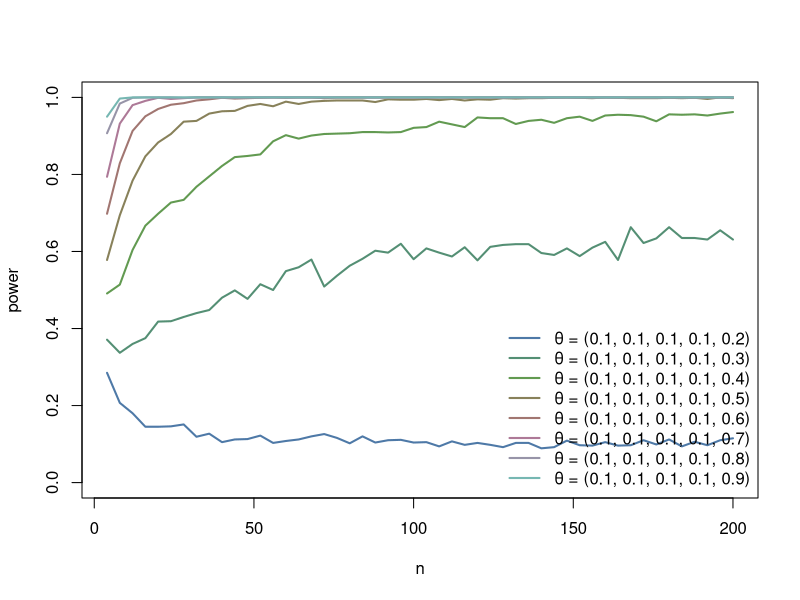
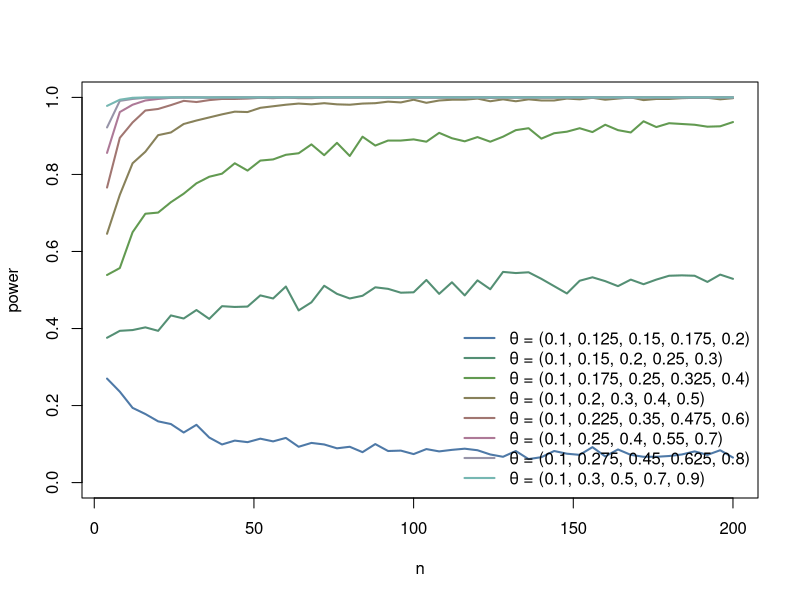
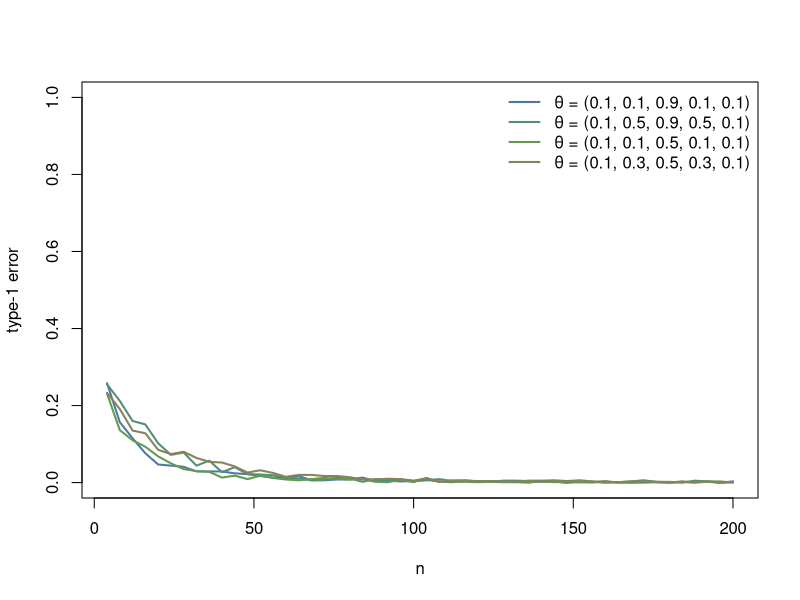
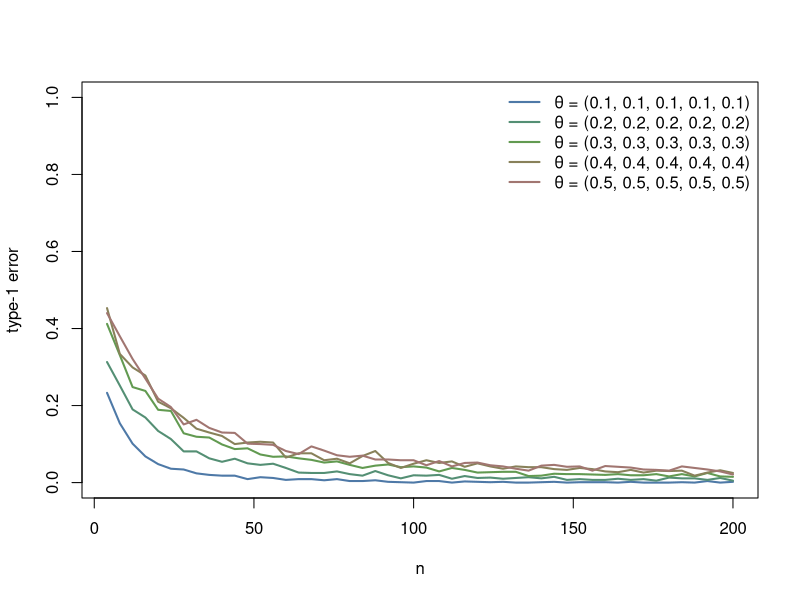

Recreate these plots in R, in order.
remove(list = ls())

par(mfrow = c(1, 1))

M <- 1e2
B <- 1e3 #number of estimates
sampsize <- 1e2 #sample size for the posterior predictives
a_theta <- 1
b_theta <- 1
p_eps <- 0.5
threshold <- 0.18
x <- (1:50)*4

y_sc1 <- c( 0.285, 0.207, 0.18, 0.145, 0.145, 0.146, 0.151, 0.119, 0.127, 0.105, 0.112, 0.113, 0.122, 0.103, 0.108, 0.112, 0.12, 0.126, 0.116, 0.102, 0.12, 0.104, 0.11, 0.111, 0.104, 0.105, 0.094, 0.107, 0.098, 0.103, 0.098, 0.092, 0.103, 0.103, 0.089, 0.092, 0.109, 0.097, 0.096, 0.105, 0.096, 0.097, 0.11, 0.099, 0.112, 0.094, 0.106, 0.097, 0.11, 0.115 )
y_sc2 <- c( 0.371, 0.337, 0.36, 0.375, 0.418, 0.419, 0.43, 0.44, 0.448, 0.48, 0.499, 0.477, 0.515, 0.5, 0.549, 0.559, 0.579, 0.509, 0.537, 0.563, 0.581, 0.602, 0.597, 0.62, 0.58, 0.608, 0.597, 0.587, 0.611, 0.577, 0.612, 0.617, 0.619, 0.619, 0.596, 0.591, 0.608, 0.588, 0.61, 0.625, 0.578, 0.663, 0.622, 0.634, 0.663, 0.635, 0.635, 0.631, 0.655, 0.631 )
y_sc3 <- c( 0.491, 0.514, 0.604, 0.667, 0.698, 0.727, 0.734, 0.768, 0.795, 0.822, 0.845, 0.848, 0.852, 0.886, 0.902, 0.893, 0.901, 0.905, 0.906, 0.907, 0.91, 0.91, 0.909, 0.91, 0.921, 0.923, 0.937, 0.93, 0.923, 0.948, 0.946, 0.946, 0.931, 0.939, 0.942, 0.934, 0.946, 0.95, 0.939, 0.953, 0.955, 0.954, 0.95, 0.938, 0.956, 0.955, 0.956, 0.953, 0.958, 0.962 )
y_sc4 <- c( 0.578, 0.694, 0.784, 0.847, 0.883, 0.905, 0.937, 0.939, 0.958, 0.964, 0.965, 0.978, 0.983, 0.977, 0.989, 0.983, 0.989, 0.991, 0.992, 0.992, 0.992, 0.988, 0.995, 0.994, 0.994, 0.996, 0.993, 0.996, 0.992, 0.995, 0.994, 0.998, 0.997, 0.998, 0.998, 0.999, 1, 0.999, 0.998, 1, 0.999, 0.998, 0.998, 0.998, 0.999, 0.998, 0.999, 0.996, 1, 0.998 )
y_sc5 <- c( 0.698, 0.829, 0.913, 0.951, 0.97, 0.981, 0.985, 0.992, 0.995, 0.999, 0.997, 0.998, 0.999, 1, 0.999, 1, 1, 0.998, 1, 1, 1, 1, 1, 1, 1, 1, 1, 1, 1, 1, 1, 1, 1, 1, 1, 1, 1, 1, 1, 1, 1, 1, 1, 1, 1, 1, 1, 1, 1, 1 )
y_sc6 <- c( 0.794, 0.932, 0.98, 0.991, 0.999, 0.996, 0.998, 1, 1, 1, 0.999, 1, 1, 1, 1, 1, 1, 1, 1, 1, 1, 1, 1, 1, 1, 1, 1, 1, 1, 1, 1, 1, 1, 1, 1, 1, 1, 1, 1, 1, 1, 1, 1, 1, 1, 1, 1, 1, 1, 1 )
y_sc7 <- c( 0.907, 0.984, 0.999, 1, 1, 1, 0.999, 1, 1, 1, 1, 1, 1, 1, 1, 1, 1, 1, 1, 1, 1, 1, 1, 1, 1, 1, 1, 1, 1, 1, 1, 1, 1, 1, 1, 1, 1, 1, 1, 1, 1, 1, 1, 1, 1, 1, 1, 1, 1, 1 )
y_sc8 <- c( 0.95, 0.997, 1, 1, 1, 1, 1, 1, 1, 1, 1, 1, 1, 1, 1, 1, 1, 1, 1, 1, 1, 1, 1, 1, 1, 1, 1, 1, 1, 1, 1, 1, 1, 1, 1, 1, 1, 1, 1, 1, 1, 1, 1, 1, 1, 1, 1, 1, 1, 1 )

y_sc9 <- c( 0.27, 0.236, 0.194, 0.178, 0.159, 0.152, 0.13, 0.15, 0.117, 0.099, 0.109, 0.105, 0.114, 0.107, 0.116, 0.093, 0.103, 0.099, 0.089, 0.093, 0.079, 0.1, 0.082, 0.083, 0.074, 0.087, 0.081, 0.085, 0.088, 0.084, 0.073, 0.067, 0.082, 0.061, 0.066, 0.082, 0.075, 0.072, 0.092, 0.068, 0.086, 0.072, 0.067, 0.067, 0.069, 0.073, 0.081, 0.072, 0.084, 0.065 )
y_sc10 <- c( 0.376, 0.394, 0.396, 0.403, 0.394, 0.434, 0.426, 0.448, 0.425, 0.458, 0.456, 0.457, 0.486, 0.478, 0.509, 0.447, 0.468, 0.511, 0.49, 0.478, 0.485, 0.507, 0.503, 0.493, 0.494, 0.526, 0.49, 0.52, 0.486, 0.525, 0.502, 0.547, 0.544, 0.546, 0.529, 0.51, 0.491, 0.524, 0.533, 0.523, 0.51, 0.527, 0.515, 0.527, 0.537, 0.538, 0.537, 0.521, 0.54, 0.529 )
y_sc11 <- c( 0.539, 0.557, 0.65, 0.698, 0.701, 0.728, 0.75, 0.777, 0.794, 0.802, 0.829, 0.81, 0.836, 0.839, 0.851, 0.855, 0.878, 0.85, 0.882, 0.848, 0.898, 0.875, 0.888, 0.888, 0.891, 0.885, 0.908, 0.894, 0.886, 0.897, 0.885, 0.898, 0.915, 0.92, 0.893, 0.907, 0.911, 0.92, 0.91, 0.929, 0.915, 0.909, 0.938, 0.923, 0.933, 0.931, 0.929, 0.924, 0.925, 0.936 )
y_sc12 <- c( 0.646, 0.747, 0.829, 0.859, 0.902, 0.909, 0.931, 0.94, 0.948, 0.956, 0.963, 0.962, 0.973, 0.977, 0.981, 0.984, 0.982, 0.985, 0.982, 0.981, 0.984, 0.985, 0.989, 0.987, 0.994, 0.986, 0.992, 0.994, 0.994, 0.997, 0.99, 0.995, 0.99, 0.995, 0.992, 0.992, 0.997, 0.995, 0.999, 0.994, 0.997, 1, 0.993, 0.996, 0.996, 0.998, 0.999, 0.999, 0.995, 0.998 )
y_sc13 <- c( 0.766, 0.895, 0.935, 0.966, 0.97, 0.98, 0.991, 0.988, 0.993, 0.996, 0.996, 0.997, 0.999, 0.998, 1, 0.998, 0.998, 1, 1, 1, 1, 1, 0.999, 0.999, 1, 1, 1, 0.999, 1, 1, 0.999, 1, 1, 1, 1, 1, 1, 1, 1, 1, 1, 1, 1, 1, 1, 1, 1, 0.999, 1, 1 )
y_sc14 <- c( 0.856, 0.962, 0.981, 0.992, 0.996, 0.999, 1, 1, 0.999, 1, 1, 1, 1, 1, 1, 1, 1, 1, 1, 1, 1, 1, 1, 1, 1, 1, 1, 1, 1, 1, 1, 1, 1, 1, 1, 1, 1, 1, 1, 1, 1, 1, 1, 1, 1, 1, 1, 1, 1, 1 )
y_sc15 <- c( 0.922, 0.991, 0.996, 0.999, 0.999, 1, 1, 1, 1, 1, 1, 1, 1, 1, 1, 1, 1, 1, 1, 1, 1, 1, 1, 1, 1, 1, 1, 1, 1, 1, 1, 1, 1, 1, 1, 1, 1, 1, 1, 1, 1, 1, 1, 1, 1, 1, 1, 1, 1, 1 )
y_sc16 <- c( 0.978, 0.994, 0.999, 1, 1, 1, 1, 1, 1, 1, 1, 1, 1, 1, 1, 1, 1, 1, 1, 1, 1, 1, 1, 1, 1, 1, 1, 1, 1, 1, 1, 1, 1, 1, 1, 1, 1, 1, 1, 1, 1, 1, 1, 1, 1, 1, 1, 1, 1, 1 )


y_sc17 <- c( 0.245, 0.146, 0.097, 0.076, 0.074, 0.054, 0.039, 0.031, 0.027, 0.015, 0.014, 0.018, 0.01, 0.008, 0.005, 0.007, 0.007, 0.009, 0.008, 0.004, 0.005, 0.002, 0.005, 0.002, 0.003, 0.001, 0.005, 0.004, 0.003, 0.002, 0.001, 0.001, 0.001, 0.001, 0.003, 0.002, 0.004, 0, 0.001, 0.001, 0, 0.001, 0.001, 0, 0, 0.001, 0.001, 0.001, 0, 0 )
y_sc18 <- c( 0.265, 0.202, 0.185, 0.138, 0.104, 0.08, 0.065, 0.055, 0.05, 0.047, 0.033, 0.027, 0.027, 0.02, 0.018, 0.014, 0.017, 0.017, 0.008, 0.012, 0.007, 0.003, 0.005, 0.005, 0.005, 0.003, 0.003, 0.006, 0.005, 0.002, 0.003, 0.002, 0.001, 0.005, 0.005, 0.002, 0.001, 0, 0.004, 0.003, 0.004, 0.002, 0.001, 0.002, 0.001, 0.003, 0.006, 0.001, 0.003, 0.001 )
y_sc19 <- c( 0.259, 0.191, 0.134, 0.098, 0.074, 0.055, 0.047, 0.043, 0.032, 0.029, 0.024, 0.027, 0.026, 0.015, 0.017, 0.011, 0.014, 0.008, 0.012, 0.009, 0.008, 0.008, 0.005, 0.005, 0.003, 0.005, 0.004, 0.004, 0.002, 0.003, 0.004, 0.004, 0.002, 0.001, 0.005, 0.003, 0.004, 0.005, 0.007, 0.001, 0.003, 0.002, 0.004, 0.004, 0.004, 0.002, 0.002, 0.005, 0, 0.003 )
y_sc20 <- c( 0.298, 0.229, 0.128, 0.115, 0.084, 0.07, 0.056, 0.048, 0.029, 0.03, 0.028, 0.024, 0.012, 0.025, 0.019, 0.014, 0.008, 0.004, 0.008, 0.012, 0.004, 0.004, 0.012, 0.005, 0.009, 0.004, 0.005, 0.003, 0.005, 0.003, 0.003, 0.002, 0.002, 0.001, 0.005, 0.006, 0.001, 0.002, 0.003, 0, 0.003, 0.002, 0.005, 0.004, 0.002, 0.001, 0.002, 0.001, 0.002, 0.003 )

y_sc17 <- c( 0.258, 0.157, 0.115, 0.076, 0.047, 0.044, 0.041, 0.029, 0.029, 0.029, 0.024, 0.022, 0.017, 0.013, 0.011, 0.017, 0.006, 0.006, 0.008, 0.008, 0.013, 0.004, 0.005, 0.003, 0.004, 0.007, 0.003, 0.001, 0.005, 0.004, 0.004, 0.002, 0.003, 0.001, 0.003, 0.002, 0, 0.003, 0.002, 0, 0.001, 0, 0, 0.001, 0, 0.002, 0.001, 0.003, 0, 0.003 )
y_sc18 <- c( 0.255, 0.212, 0.16, 0.151, 0.102, 0.072, 0.078, 0.044, 0.057, 0.027, 0.04, 0.022, 0.021, 0.019, 0.012, 0.011, 0.006, 0.007, 0.013, 0.011, 0.002, 0.009, 0.008, 0.007, 0.004, 0.006, 0.009, 0.004, 0.004, 0.004, 0.002, 0.005, 0.005, 0.004, 0.002, 0.003, 0, 0.001, 0.002, 0.001, 0.001, 0.003, 0.006, 0.002, 0.002, 0, 0.005, 0.003, 0, 0.002 )
y_sc19 <- c( 0.231, 0.136, 0.11, 0.093, 0.068, 0.05, 0.035, 0.03, 0.028, 0.013, 0.018, 0.009, 0.018, 0.012, 0.008, 0.006, 0.009, 0.012, 0.01, 0.008, 0.009, 0.002, 0.001, 0.008, 0.001, 0.012, 0.002, 0.002, 0.002, 0.001, 0.002, 0.001, 0.001, 0, 0.004, 0.001, 0.003, 0.001, 0, 0.004, 0, 0, 0.003, 0.002, 0.001, 0.001, 0.001, 0.003, 0.003, 0 )
y_sc20 <- c( 0.233, 0.191, 0.135, 0.128, 0.085, 0.074, 0.08, 0.064, 0.054, 0.052, 0.042, 0.026, 0.032, 0.025, 0.015, 0.02, 0.02, 0.017, 0.017, 0.014, 0.008, 0.008, 0.01, 0.009, 0.005, 0.011, 0.002, 0.006, 0.006, 0.003, 0.004, 0.002, 0.002, 0.005, 0.005, 0.006, 0.004, 0.006, 0.003, 0.002, 0.001, 0.003, 0.003, 0.001, 0, 0.003, 0, 0.002, 0, 0.001 )

y_sc21 <- c( 0.233, 0.154, 0.101, 0.068, 0.048, 0.036, 0.034, 0.024, 0.02, 0.018, 0.018, 0.009, 0.014, 0.012, 0.007, 0.009, 0.009, 0.006, 0.009, 0.004, 0.004, 0.006, 0.002, 0.001, 0, 0.004, 0.004, 0, 0.003, 0.002, 0.001, 0.002, 0, 0, 0.001, 0.002, 0, 0.001, 0.001, 0.001, 0, 0.002, 0, 0, 0, 0.001, 0, 0.004, 0, 0.002 )
y_sc22 <- c( 0.313, 0.252, 0.19, 0.169, 0.134, 0.113, 0.081, 0.081, 0.063, 0.054, 0.062, 0.05, 0.046, 0.049, 0.038, 0.026, 0.025, 0.025, 0.029, 0.022, 0.018, 0.03, 0.019, 0.011, 0.019, 0.018, 0.02, 0.01, 0.017, 0.012, 0.013, 0.01, 0.012, 0.014, 0.011, 0.015, 0.007, 0.009, 0.007, 0.007, 0.01, 0.007, 0.009, 0.005, 0.013, 0.011, 0.011, 0.007, 0.012, 0.005 )
y_sc23 <- c( 0.412, 0.331, 0.248, 0.238, 0.189, 0.186, 0.128, 0.119, 0.117, 0.099, 0.087, 0.089, 0.073, 0.067, 0.068, 0.063, 0.059, 0.052, 0.055, 0.046, 0.038, 0.044, 0.047, 0.04, 0.042, 0.039, 0.029, 0.038, 0.033, 0.026, 0.027, 0.028, 0.028, 0.017, 0.018, 0.023, 0.022, 0.022, 0.021, 0.02, 0.022, 0.019, 0.019, 0.022, 0.016, 0.022, 0.016, 0.025, 0.016, 0.015 )
y_sc24 <- c( 0.453, 0.334, 0.299, 0.278, 0.21, 0.193, 0.168, 0.14, 0.13, 0.121, 0.1, 0.104, 0.106, 0.104, 0.065, 0.076, 0.076, 0.058, 0.062, 0.05, 0.069, 0.082, 0.051, 0.038, 0.049, 0.058, 0.051, 0.055, 0.041, 0.05, 0.042, 0.036, 0.042, 0.04, 0.04, 0.035, 0.033, 0.038, 0.035, 0.029, 0.027, 0.033, 0.026, 0.031, 0.03, 0.031, 0.018, 0.026, 0.032, 0.025 )
y_sc25 <- c( 0.44, 0.38, 0.321, 0.27, 0.218, 0.196, 0.151, 0.163, 0.142, 0.13, 0.129, 0.101, 0.1, 0.098, 0.082, 0.074, 0.094, 0.083, 0.071, 0.067, 0.07, 0.06, 0.06, 0.058, 0.058, 0.045, 0.056, 0.042, 0.051, 0.052, 0.045, 0.042, 0.036, 0.031, 0.044, 0.046, 0.041, 0.042, 0.031, 0.043, 0.041, 0.039, 0.034, 0.033, 0.031, 0.042, 0.038, 0.034, 0.029, 0.021 )
y_sc26 <- c( 0.437, 0.36, 0.286, 0.25, 0.217, 0.174, 0.164, 0.128, 0.117, 0.128, 0.099, 0.107, 0.087, 0.078, 0.079, 0.077, 0.07, 0.068, 0.06, 0.058, 0.06, 0.058, 0.047, 0.059, 0.03, 0.04, 0.052, 0.04, 0.036, 0.037, 0.038, 0.043, 0.025, 0.041, 0.029, 0.026, 0.03, 0.038, 0.038, 0.037, 0.028, 0.019, 0.029, 0.029, 0.031, 0.032, 0.024, 0.018, 0.029, 0.026 )
y_sc27 <- c( 0.373, 0.307, 0.242, 0.2, 0.183, 0.174, 0.13, 0.113, 0.11, 0.098, 0.087, 0.083, 0.058, 0.067, 0.058, 0.066, 0.052, 0.053, 0.051, 0.036, 0.04, 0.051, 0.039, 0.03, 0.048, 0.029, 0.022, 0.027, 0.023, 0.021, 0.029, 0.03, 0.027, 0.024, 0.023, 0.023, 0.023, 0.028, 0.019, 0.023, 0.028, 0.02, 0.014, 0.017, 0.023, 0.026, 0.02, 0.02, 0.017, 0.016 )
y_sc28 <- c( 0.323, 0.262, 0.212, 0.137, 0.12, 0.123, 0.078, 0.076, 0.058, 0.056, 0.051, 0.051, 0.036, 0.037, 0.036, 0.036, 0.021, 0.031, 0.031, 0.019, 0.013, 0.017, 0.024, 0.02, 0.015, 0.011, 0.017, 0.009, 0.013, 0.013, 0.011, 0.009, 0.012, 0.01, 0.011, 0.012, 0.011, 0.012, 0.004, 0.008, 0.009, 0.007, 0.004, 0.006, 0.011, 0.01, 0.013, 0.006, 0.008, 0.01 )
y_sc29 <- c( 0.237, 0.143, 0.096, 0.076, 0.043, 0.037, 0.034, 0.024, 0.016, 0.016, 0.012, 0.007, 0.01, 0.006, 0.003, 0.005, 0.003, 0.003, 0.004, 0.002, 0.004, 0.003, 0.004, 0.002, 0.003, 0.003, 0, 0.001, 0.002, 0.001, 0.002, 0.001, 0.001, 0.001, 0.001, 0.001, 0, 0, 0.001, 0.002, 0.001, 0.001, 0, 0.001, 0, 0.001, 0, 0.001, 0, 0.001 )


cols <- c("#4E79A7", "#59A14F", "#9C755F", "#B07AA1", "#76B7B2")


############

x <- (1:50)*4
n_scenarios <- 8

if (n_scenarios > length(cols)) {
  cols <- colorRampPalette(cols)(n_scenarios)
}


plot(x, y_sc1, type = "l", col = cols[1], lwd = 2,
     ylim = c(0, 1),
     xlab = "n",
     ylab = "power",
     main = "")
lines(x, y_sc2, col = cols[2], lwd = 2)
lines(x, y_sc3, col = cols[3], lwd = 2)
lines(x, y_sc4, col = cols[4], lwd = 2)
lines(x, y_sc5, col = cols[5], lwd = 2)
lines(x, y_sc6, col = cols[6], lwd = 2)
lines(x, y_sc7, col = cols[7], lwd = 2)
lines(x, y_sc8, col = cols[8], lwd = 2)
legend("bottomright",
       legend = c("θ = (0.1, 0.1, 0.1, 0.1, 0.2)", "θ = (0.1, 0.1, 0.1, 0.1, 0.3)", "θ = (0.1, 0.1, 0.1, 0.1, 0.4)", "θ = (0.1, 0.1, 0.1, 0.1, 0.5)", "θ = (0.1, 0.1, 0.1, 0.1, 0.6)", "θ = (0.1, 0.1, 0.1, 0.1, 0.7)", "θ = (0.1, 0.1, 0.1, 0.1, 0.8)", "θ = (0.1, 0.1, 0.1, 0.1, 0.9)"),
       col = cols,
       lwd = 2,
       bty = "n")

############
##power for gradual drift scenarios

x <- (1:50)*4
n_scenarios <- 8

if (n_scenarios > length(cols)) {
  cols <- colorRampPalette(cols)(n_scenarios)
}


plot(x, y_sc9, type = "l", col = cols[1], lwd = 2,
     ylim = c(0, 1),
     xlab = "n",
     ylab = "power",
     main = "")
lines(x, y_sc10, col = cols[2], lwd = 2)
lines(x, y_sc11, col = cols[3], lwd = 2)
lines(x, y_sc12, col = cols[4], lwd = 2)
lines(x, y_sc13, col = cols[5], lwd = 2)
lines(x, y_sc14, col = cols[6], lwd = 2)
lines(x, y_sc15, col = cols[7], lwd = 2)
lines(x, y_sc16, col = cols[8], lwd = 2)
legend("bottomright",
       legend = c("θ = (0.1, 0.125, 0.15, 0.175, 0.2)", "θ = (0.1, 0.15, 0.2, 0.25, 0.3)", "θ = (0.1, 0.175, 0.25, 0.325, 0.4)", "θ = (0.1, 0.2, 0.3, 0.4, 0.5)", "θ = (0.1, 0.225, 0.35, 0.475, 0.6)", "θ = (0.1, 0.25, 0.4, 0.55, 0.7)", "θ = (0.1, 0.275, 0.45, 0.625, 0.8)", "θ = (0.1, 0.3, 0.5, 0.7, 0.9)"),
       col = cols,
       lwd = 2,
       bty = "n")




#### type-1 errors

############

x <- (1:50)*4
n_scenarios <- 4


if (n_scenarios > length(cols)) {
  cols <- colorRampPalette(cols)(n_scenarios)
}


plot(x, y_sc17, type = "l", col = cols[1], lwd = 2,
     ylim = c(0, 1),
     xlab = "n",
     ylab = "type-1 error",
     main = "")
lines(x, y_sc18, col = cols[2], lwd = 2)
lines(x, y_sc19, col = cols[3], lwd = 2)
lines(x, y_sc20,  col = cols[4], lwd = 2)
legend("topright",
       legend = c("θ = (0.1, 0.1, 0.9, 0.1, 0.1)", "θ = (0.1, 0.5, 0.9, 0.5, 0.1)", "θ = (0.1, 0.1, 0.5, 0.1, 0.1)", "θ = (0.1, 0.3, 0.5, 0.3, 0.1)"),
       col = cols,
       lwd = 2,
       bty = "n")

############

x <- (1:50)*4
n_scenarios <- 5

if (n_scenarios > length(cols)) {
  cols <- colorRampPalette(cols)(n_scenarios)
}


plot(x, y_sc21, type = "l", col = cols[1], lwd = 2,
     ylim = c(0, 1),
     xlab = "n",
     ylab = "type-1 error",
     main = "")
lines(x, y_sc22, col = cols[2], lwd = 2)
lines(x, y_sc23, col = cols[3], lwd = 2)
lines(x, y_sc24,  col = cols[4], lwd = 2)
lines(x, y_sc25,  col = cols[5], lwd = 2)
#lines(x, y_sc26,  col = cols[6], lwd = 2)
#lines(x, y_sc27,  col = cols[7], lwd = 2)
#lines(x, y_sc28,  col = cols[8], lwd = 2)
#lines(x, y_sc29,  col = cols[9], lwd = 2)
legend("topright",
       #legend = c("θ = (0.1, 0.1, 0.1, 0.1, 0.1)", "θ = (0.2, 0.2, 0.2, 0.2, 0.2)", "θ = (0.3, 0.3, 0.3, 0.3, 0.3)", "θ = (0.4, 0.4, 0.4, 0.4, 0.4)", "θ = (0.5, 0.5, 0.5, 0.5, 0.5)", "θ = (0.6, 0.6, 0.6, 0.6, 0.6)", "θ = (0.7, 0.7, 0.7, 0.7, 0.7)", "θ = (0.8, 0.8, 0.8, 0.8, 0.8)", "θ = (0.9, 0.9, 0.9, 0.9, 0.9)"),
       legend = c("θ = (0.1, 0.1, 0.1, 0.1, 0.1)", "θ = (0.2, 0.2, 0.2, 0.2, 0.2)", "θ = (0.3, 0.3, 0.3, 0.3, 0.3)", "θ = (0.4, 0.4, 0.4, 0.4, 0.4)", "θ = (0.5, 0.5, 0.5, 0.5, 0.5)"),
       col = cols,
       lwd = 2,
       bty = "n")

